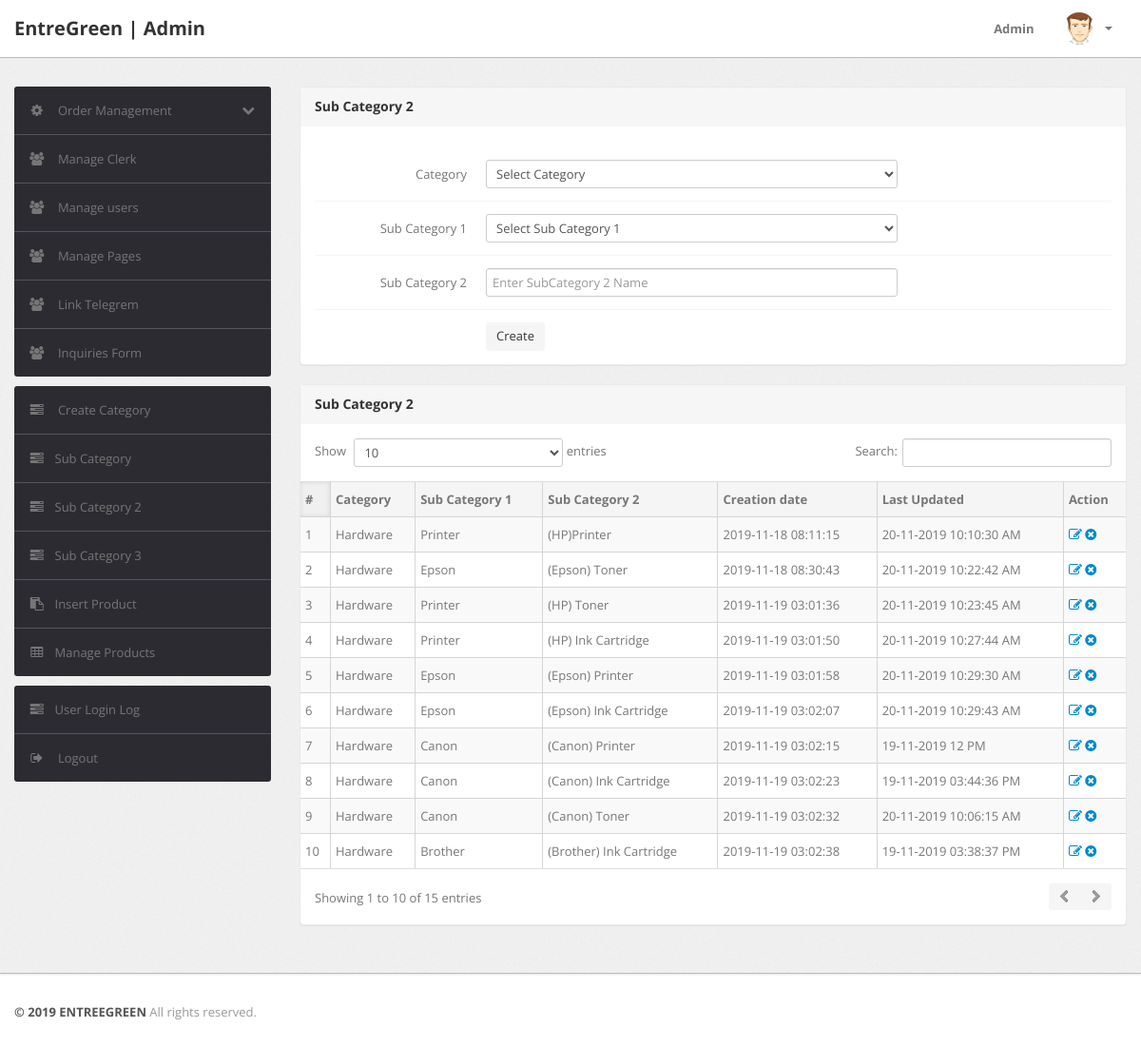
/Admin/subcat2.php (signed in), run on the app's committed database.
### tables this page shows
CREATE TABLE `subcat2` (
  `id` int(11) NOT NULL,
  `categoryid` int(11) NOT NULL,
  `subcategoryid` int(11) NOT NULL,
  `subcat2` varchar(255) NOT NULL,
  `creationDate` timestamp NOT NULL DEFAULT current_timestamp(),
  `updationDate` varchar(255) NOT NULL
);

CREATE TABLE `category` (
  `id` int(11) NOT NULL,
  `categoryName` varchar(255) NOT NULL,
  `categoryDescription` longtext NOT NULL,
  `creationDate` timestamp NOT NULL DEFAULT current_timestamp(),
  `updationDate` varchar(255) NOT NULL
);

CREATE TABLE `subcategory` (
  `id` int(11) NOT NULL,
  `categoryid` int(11) NOT NULL,
  `subcategory` varchar(255) NOT NULL,
  `creationDate` timestamp NOT NULL DEFAULT current_timestamp(),
  `updationDate` varchar(255) NOT NULL
);

### Admin/subcat2.php (the view, shortened to what this page needs)
<?php
include('include/config.php');
if(strlen($_SESSION['alogin'])==0)
	{
header('location:index.php');
}
else{
?>
<!DOCTYPE html>
<html lang="en">
<head>
	<link type="text/css" href="bootstrap/css/bootstrap.min.css" rel="stylesheet">
	<link type="text/css" href="bootstrap/css/bootstrap-responsive.min.css" rel="stylesheet">
	<link type="text/css" href="css/theme.css" rel="stylesheet">
	<link type="text/css" href="images/icons/css/font-awesome.css" rel="stylesheet">
</head>
<body>
<?php include('include/header.php');?>
	<div class="wrapper">
		<div class="container">
			<div class="row">
<?php include('include/sidebar.php');?>
			<div class="span9">
					<div class="content">
						<div class="module">
							<div class="module-head">
								<h3>Sub Category 2</h3>
							</div>
							<div class="module-body">
									<br />
			<form class="form-horizontal row-fluid" name="subcat2" method="post" >
<div class="control-group">
<label class="control-label" for="basicinput">Category</label>
<div class="controls">
<select name="category" class="span8 tip" required>
<option value="">Select Category</option>
</select>
</div>
</div>
<div class="control-group">
<label class="control-label" for="basicinput">Sub Category 1</label>
<div class="controls">
<select name="subcategory" class="span8 tip" required>
<option value="">Select Sub Category 1</option>
</select>
</div>
</div>
<div class="control-group">
<label class="control-label" for="basicinput">Sub Category 2</label>
<div class="controls">
<input type="text" placeholder="Enter SubCategory 2 Name"  name="subcategory2" class="span8 tip" required>
</div>
</div>
	<div class="control-group">
											<div class="controls">
												<button type="submit" name="submit" class="btn">Create</button>
											</div>
										</div>
									</form>
							</div>
						</div>
	<div class="module">
							<div class="module-head">
								<h3>Sub Category 2</h3>
							</div>
							<div class="module-body table">
								<table cellpadding="0" cellspacing="0" border="0" class="datatable-1 table table-bordered table-striped	 display" width="100%">
									<thead>
										<tr>
											<th>#</th>
											<th>Category</th>
											<th>Sub Category 1</th>
											<th>Sub Category 2</th>
											<th>Creation date</th>
											<th>Last Updated</th>
											<th>Action</th>
										</tr>
									</thead>
									<tbody>
<?php $query=$mysqli->query("select subcat2.id,category.categoryName,subcategory.subcategory,subcat2.subcat2,subcat2.creationDate,subcat2.updationDate from subcat2 join category on category.id=subcat2.categoryid join subcategory on subcategory.id=subcat2.subcategoryid ");
$cnt=1;
while($row=$query->fetch_array())
{
?>
										<tr>
											<td><?php echo htmlentities($cnt);?></td>
											<td><?php echo htmlentities($row['categoryName']);?></td>
											<td><?php echo htmlentities($row['subcategory']);?></td>
											<td><?php echo htmlentities($row['subcat2']);?></td>
											<td> <?php echo htmlentities($row['creationDate']);?></td>
											<td><?php echo htmlentities($row['updationDate']);?></td>
											<td>
											<a href="edit-subcategory2.php?id=<?php echo $row['id']?>" ><i class="icon-edit"></i></a>
											<a href="subcat2.php?id=<?php echo $row['id']?>&del=delete" onClick="return confirm('Are you sure you want to delete?')"><i class="icon-remove-sign"></i></a></td>
										</tr>
										<?php $cnt=$cnt+1; } ?>
								</table>
							</div>
						</div>
					</div>
				</div>
			</div>
		</div>
	</div>
<?php include('include/footer.php');?>
</body>
<?php } ?>

### data on the page
subcat2: categoryid.categoryName "Hardware", subcategoryid.subcategory "Printer", subcat2 "(HP)Printer", creationDate "2019-11-18 08:11:15", updationDate "20-11-2019 10:10:30 AM"
subcat2: categoryid.categoryName "Hardware", subcategoryid.subcategory "Epson", subcat2 "(Epson) Toner", creationDate "2019-11-18 08:30:43", updationDate "20-11-2019 10:22:42 AM"
subcat2: categoryid.categoryName "Hardware", subcategoryid.subcategory "Printer", subcat2 "(HP) Toner", creationDate "2019-11-19 03:01:36", updationDate "20-11-2019 10:23:45 AM"
subcat2: categoryid.categoryName "Hardware", subcategoryid.subcategory "Printer", subcat2 "(HP) Ink Cartridge", creationDate "2019-11-19 03:01:50", updationDate "20-11-2019 10:27:44 AM"
subcat2: categoryid.categoryName "Hardware", subcategoryid.subcategory "Epson", subcat2 "(Epson) Printer", creationDate "2019-11-19 03:01:58", updationDate "20-11-2019 10:29:30 AM"
subcat2: categoryid.categoryName "Hardware", subcategoryid.subcategory "Epson", subcat2 "(Epson) Ink Cartridge", creationDate "2019-11-19 03:02:07", updationDate "20-11-2019 10:29:43 AM"
subcat2: categoryid.categoryName "Hardware", subcategoryid.subcategory "Canon", subcat2 "(Canon) Printer", creationDate "2019-11-19 03:02:15", updationDate "19-11-2019 12 PM"
subcat2: categoryid.categoryName "Hardware", subcategoryid.subcategory "Canon", subcat2 "(Canon) Ink Cartridge", creationDate "2019-11-19 03:02:23", updationDate "19-11-2019 03:44:36 PM"
subcat2: categoryid.categoryName "Hardware", subcategoryid.subcategory "Canon", subcat2 "(Canon) Toner", creationDate "2019-11-19 03:02:32", updationDate "20-11-2019 10:06:15 AM"
subcat2: categoryid.categoryName "Hardware", subcategoryid.subcategory "Brother", subcat2 "(Brother) Ink Cartridge", creationDate "2019-11-19 03:02:38", updationDate "19-11-2019 03:38:37 PM"
